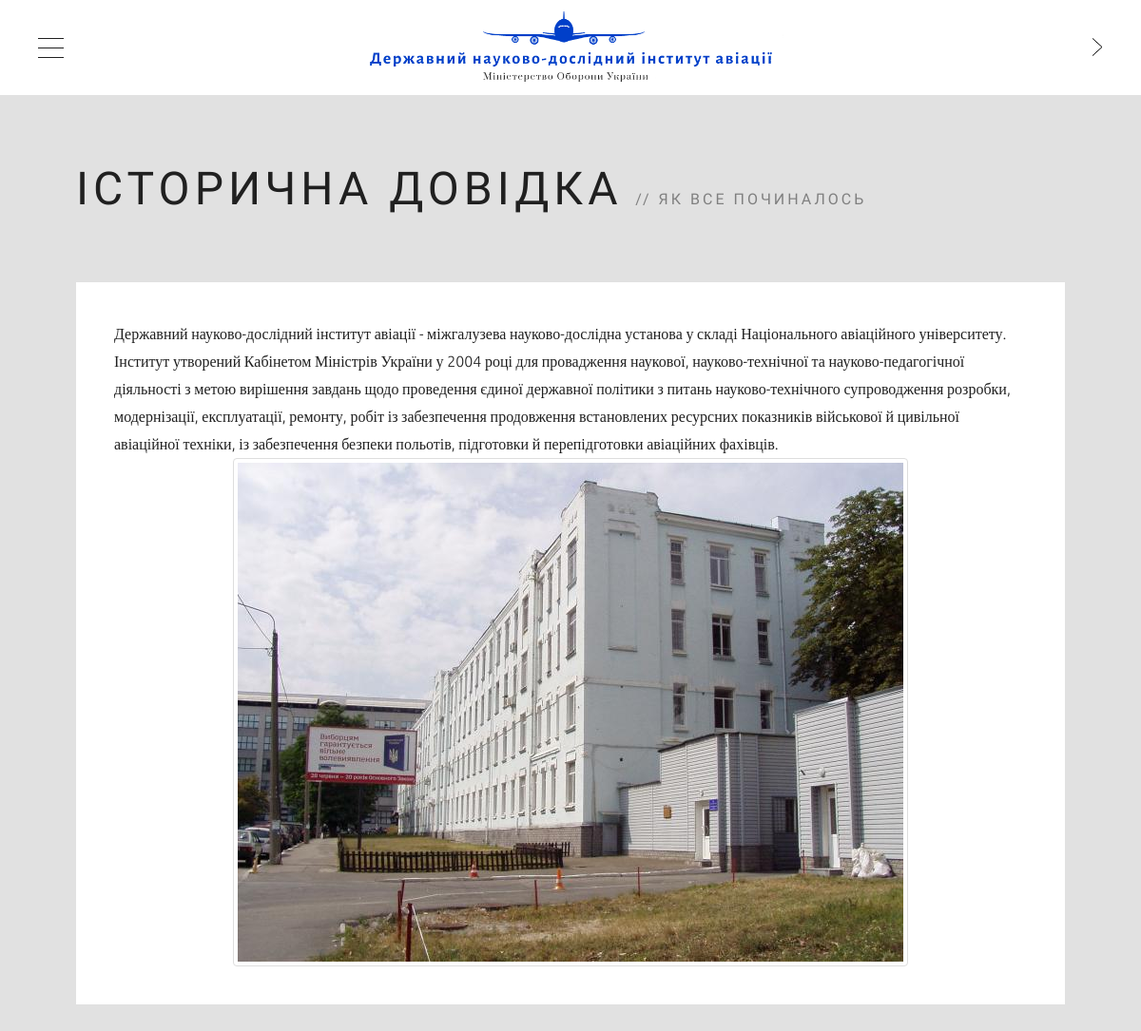
Page /about/history/ on the committed database.
### dndiaSite/apps/about/models.py (models this page shows, shortened)
class About_History(models.Model):
    head_line = models.CharField(max_length=100, verbose_name='Заголовок исторической справки')
    history_text = models.TextField(max_length=5000, verbose_name='Текст исторической справки')
    img_history = models.ImageField(upload_to='media/history', verbose_name='Картинка для исторической справки')
    class Meta:
        verbose_name = 'Историческая справка'
        verbose_name_plural = 'Исторические справки'

### dndiaSite/apps/about/views.py (the view)
# urls.py: path('history/', views.history, name ='history'),
def history(request):
    i = About_History.objects.get()
    head_line = i.head_line
    history_text = i.history_text
    img_history = i.img_history
    return render(request, 'about/history.html', {'i': i, 'head_line':head_line, 'history_text':history_text, 'img_history':img_history})

### dndiaSite/templates/about/history.html (shortened to what this page needs)
{% extends 'base.html' %}
{% block content %}
		<div id="content" class="isotope-container">
			<div class="container-fluid">
				<div id="heading" class="row">
					<div class="col-12">
						<header>
							<h1>{{ head_line }}</h1>
							<h2>як все починалось</h2>
						</header>
					</div>
				</div>
				<div class="row">
					<div class="main-column col-12">
						<div class="inner">
							<div class="row">
								<div class="col-12">
									<p>
											{{ history_text }} <br />
											<img src="{{ img_history.url }}" class="img-responsive center-block img-thumbnail">
									</p>
								</div>
							</div>
						</div>
					</div>
				</div>
			</div>
		</div>
{% endblock %}

### static/css/style.css (style rules this page uses)
html, body { margin: 0; padding: 0; height: 100%; word-wrap: break-word; }
body { -ms-overflow-style: none !important; }
img { max-width: 100%; height: auto; }
p, ul, ol, address { margin: 0; }
body { font-family: 'Ubuntu', sans-serif; color: #202020; font-size: 16px; font-weight: 300; line-height: 29px; background: #000000; position: relative; }
h1, h2, h3, h4, h5, h6, .hfont { font-family: 'Comfortaa', sans-serif; color: #202020; font-weight: 300; margin: 0; }
h1 { font-size: 40px; line-height: 64px; }
h2 { font-size: 36px; line-height: 58px; }
#content { position: relative; left: 0; z-index: 9999; height: 100%; -webkit-transition: -webkit-transform 0.5s; transition: transform 0.5s; background-color: #e1e1e1; background-size: cover; background-position: center center; overflow: auto; -webkit-overflow-scrolling: touch; }
#heading { margin-top: -20px; margin-bottom: 60px; text-transform: uppercase; }
#heading header { margin-bottom: 0; }
#heading h1 { font-size: 48px; line-height: 77px; letter-spacing: 5px; display: inline-block; color: #202020; }
#heading h2 { font-size: 16px; line-height: 26px; letter-spacing: 3px; display: inline-block; opacity: 0.5; margin-left: 10px; color: #202020; }
#heading h2:before { content: '// '; }
.isotope-container { overflow-y: scroll !important; -webkit-overflow-scrolling: touch; }
.container-fluid { margin-right: auto; margin-left: auto; padding: 40px; }
.row { margin-left: -20px; margin-right: -20px; }
.inner { position: relative; padding: 40px; background-color: #ffffff; word-wrap: break-word; }
.inner > * { margin-bottom: 30px; }
.inner > *:last-child { margin-bottom: 0; }
.inner .row { margin-bottom: 0 !important; }
.inner .row > div > * { margin-bottom: 30px; }
.inner .row:last-child > div:last-child > *:last-child { margin-bottom: 0; }
.col-1, .col-2, .col-3, .col-4, .col-5, .col-6, .col-7, .col-8, .col-9, .col-10, .col-11, .col-12 { position: relative; min-height: 1px; padding-left: 20px; padding-right: 20px; }
@media (min-width: 992px) { .container-fluid { padding: 80px; } }
@media (min-width: 992px) { .inner .row:last-child > div > *:last-child { margin-bottom: 0; } }
@media (min-width: 992px) { .col-1, .col-2, .col-3, .col-4, .col-5, .col-6, .col-7, .col-8, .col-9, .col-10, .col-11, .col-12 { float: left; } }
@media (min-width: 992px) { .col-12 { width: 100%; } }
#content { background-color:#e1e1e1; }
.portfolio-full,.service-box .image,.widget-recent-tabs .nav-tabs > li.active > a,.widget-recent-tabs .nav-tabs > li.active > a:hover,.widget-recent-tabs .nav-tabs > li.active > a:focus,.pag a,.pag span,.filter-dropdown,.filter-dropdown ul,.inner,#respond { background-color:#ffffff; }
#heading h1,#heading h2,#heading h2 a,.comments h3 { color:#202020; }
body,address,.panel-title { font-family:Ubuntu;font-weight:300;font-style:normal;font-size:16px;line-height:29px;color:#202020; }
h1,.hfont { font-family:Comfortaa;font-weight:300;font-style:normal;font-size:40px;line-height:64px;color:#202020; }
h2 { font-family:Comfortaa;font-weight:300;font-style:normal;font-size:36px;line-height:58px;color:#202020; }

### rows in the picture
About_History: head_line "ІСТОРИЧНА ДОВІДКА", history_text "Державний науково-дослідний інститут авіації - міжгалузева науково-дослідна установа у складі Національного авіаційного університету. Інститут утворений Кабінетом Міністрів України у 2004 році для провадження наукової, науково-технічної та науково-педагогічної діяльності з метою вирішення завдань щодо проведення єдиної державної політики з питань науково-технічного супроводження розробки, модернізації, експлуатації, ремонту, робіт із забезпечення продовження встановлених ресурсних показників військової й цивільної авіаційної техніки, із забезпечення безпеки польотів, підготовки й перепідготовки авіаційних фахівців."
